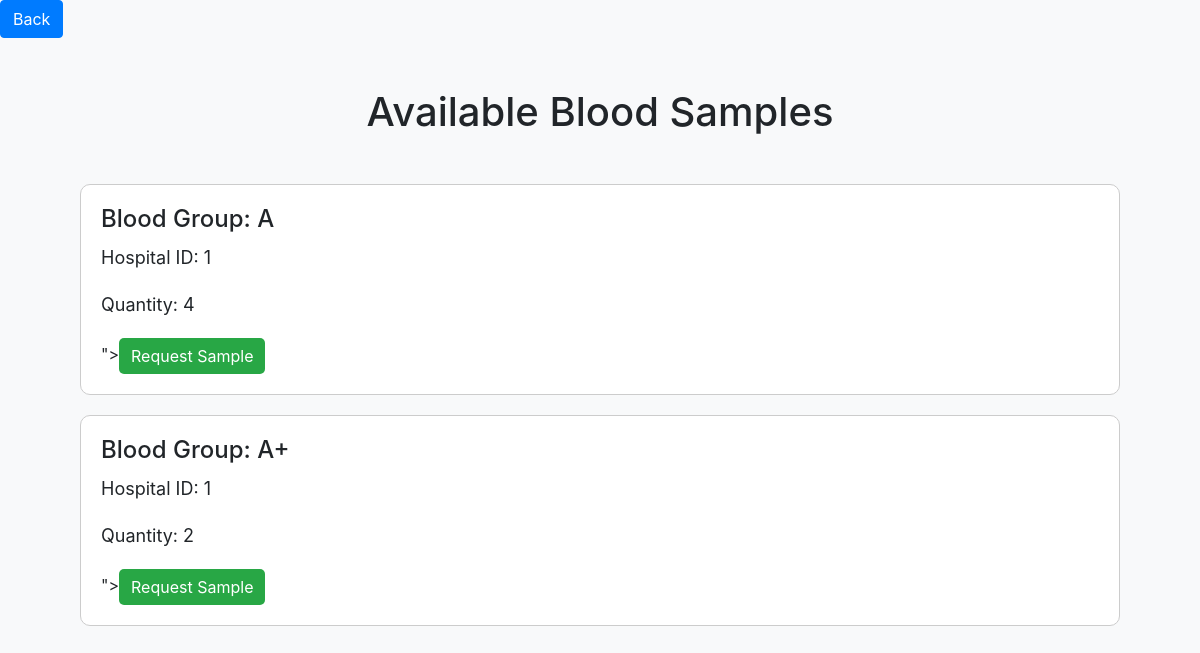
The app's page /frontend/availableBloodSample.php with its own data.
### tables this page shows
CREATE TABLE `bloodsample` (
  `SampleID` int(11) NOT NULL,
  `HospitalID` int(11) DEFAULT NULL,
  `BloodGroup` varchar(10) DEFAULT NULL,
  `Quantity` int(11) DEFAULT NULL
);

### frontend/availableBloodSample.php (the view, shortened to what this page needs)
<!DOCTYPE html>
<html lang="en">
<head>
  <link rel="stylesheet" href="https://maxcdn.bootstrapcdn.com/bootstrap/4.0.0/css/bootstrap.min.css">
</head>
<body>
<div>
    <a href="index.php"><button type="submit" class="btn btn-primary">Back</button></a>
  </div>
  <div class="container">
    <h1 class="text-center mb-5">Available Blood Samples</h1>
    <?php
    $servername = "localhost";
    $db_username = "root";
    $db_password = "";
    $database = "blood_bank";
    $conn = new mysqli($servername, $db_username, $db_password, $database);
    $sql = "SELECT `SampleID`, `HospitalID`, `BloodGroup`, `Quantity` FROM `bloodsample`";
    $result = $conn->query($sql);
    if ($result->num_rows > 0) {
        while ($row = $result->fetch_assoc()) {
            echo '<div class="card">';
            echo '<div class="card-body">';
            echo '<h5 class="card-title">Blood Group: ' . $row["BloodGroup"] . '</h5>';
            echo '<p class="card-text">Hospital ID: ' . $row["HospitalID"] . '</p>';
            echo '<p class="card-text">Quantity: ' . $row["Quantity"] . '</p>';
            echo '<form action="../requestSampleAction.php" method="POST">';
            echo '<input type="hidden" name="sampleID" value="<?php echo $row["SampleID"]; ?>">';
            echo '<button type="submit" class="btn btn-request">Request Sample</button>';
            echo '</form>';
            echo '</div>';
            echo '</div>';
        }
    } else {
        echo "No available blood samples.";
    }
?>
  </div>
</body>
</html>

### frontend/availableBloodSample.php (style rules this page uses)
body { background-color: #f8f9fa; }
.container { padding: 50px; }
.card { border: 1px solid #ccc; border-radius: 10px; margin-bottom: 20px; }
.card-title { font-size: 24px; margin-bottom: 10px; }
.card-text { font-size: 18px; margin-bottom: 20px; }
.btn-request { background-color: #28a745; color: white; border: none; border-radius: 5px; }

### records on screen
bloodsample: BloodGroup "A", HospitalID "1", Quantity "4"
bloodsample: BloodGroup "A+", HospitalID "1", Quantity "2"
